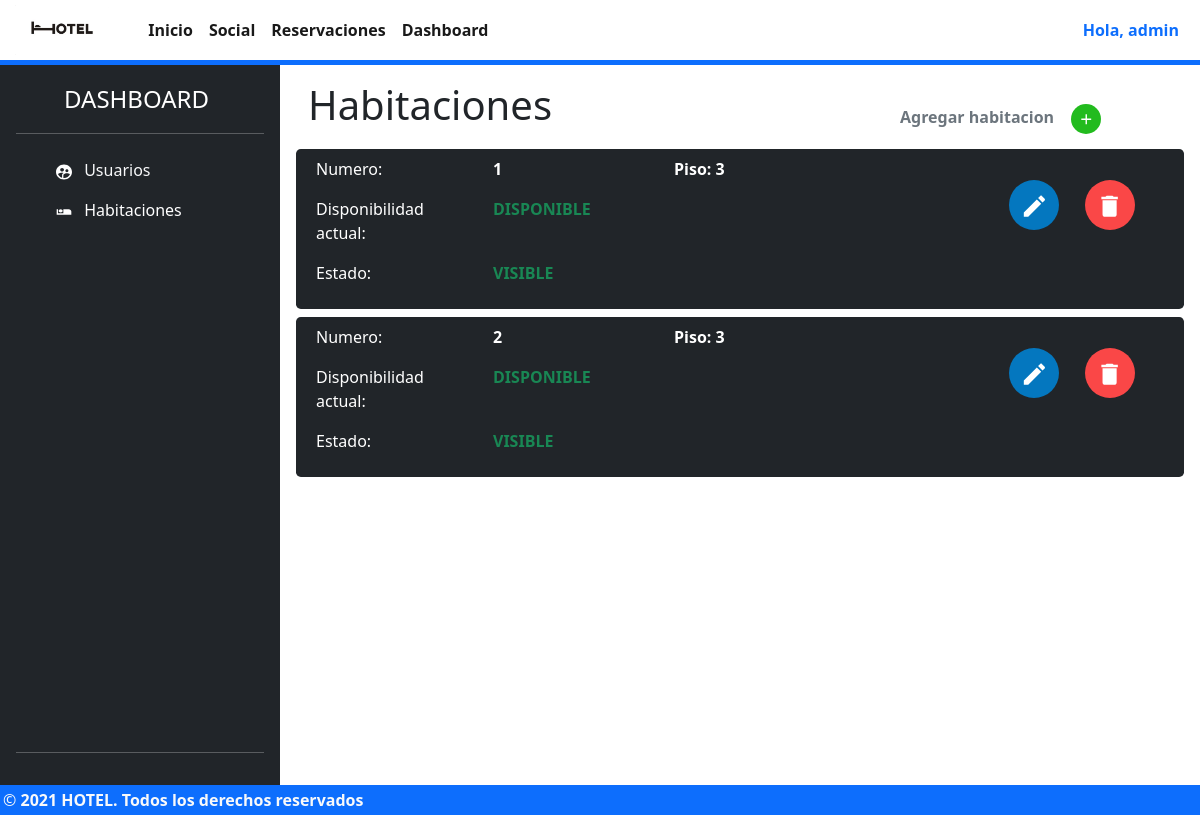
The app's page /dashboard/habitaciones (signed in), older data.
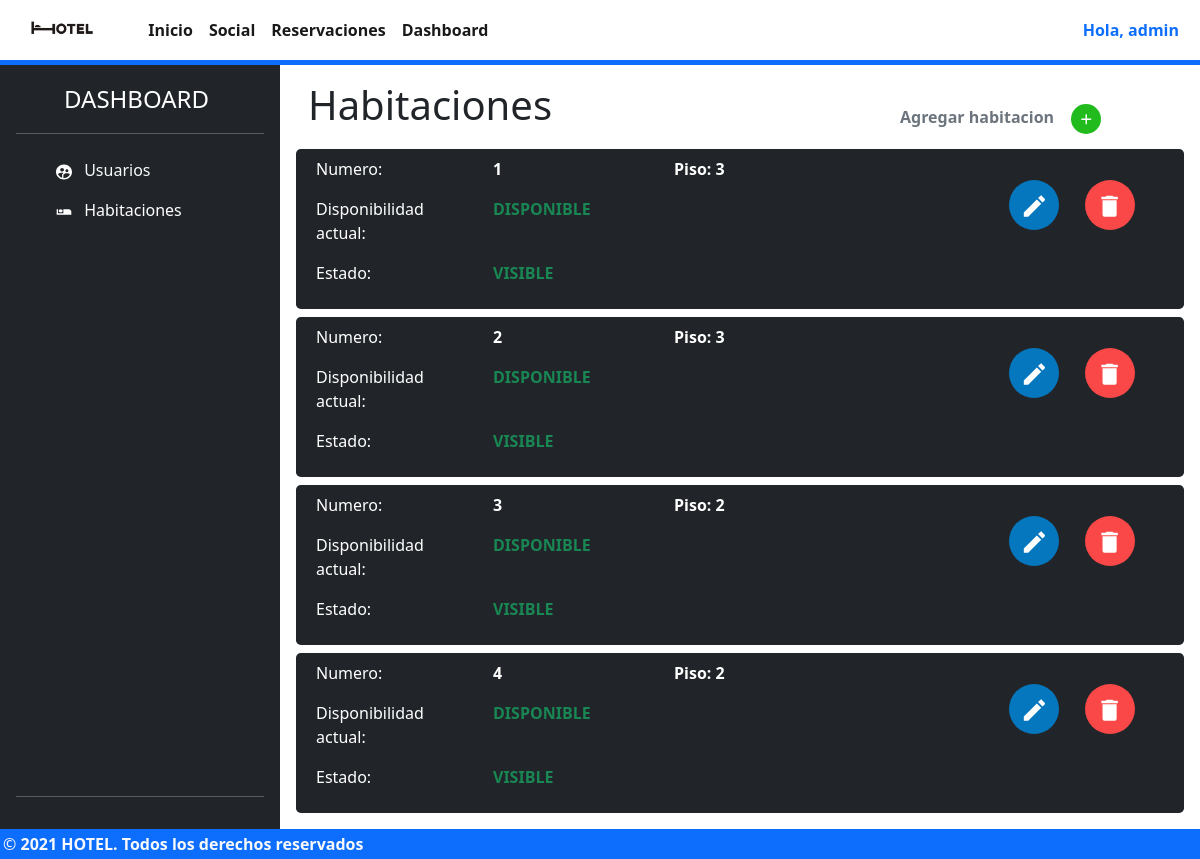
The same page, newer data.
### tables this page shows
CREATE TABLE "user" (
	"id_user"	INTEGER NOT NULL UNIQUE,
	"name"	TEXT NOT NULL,
	"role"	TEXT,
	"email"	TEXT NOT NULL UNIQUE,
	"password"	TEXT NOT NULL,
	PRIMARY KEY("id_user" AUTOINCREMENT)
);

CREATE TABLE "room" (
	"id_room"	INTEGER NOT NULL UNIQUE,
	"state"	BLOB NOT NULL,
	"visibility"	BLOB NOT NULL,
	"floor"	INTEGER,
	PRIMARY KEY("id_room" AUTOINCREMENT)
);

### app.py (the view)
@app.route("/dashboard/habitaciones", methods=["GET", "POST"])
def dashboard_habitacion_page():
    if request.method == "POST":
        state=request.form["state"]
        visibility=request.form["visibility"]
        floor=request.form["floor"]
        add_room(state, visibility, floor)
    rooms=get_room()
    tempSession = getCurrentUser()
    return render_template('habitacion.dashboard.html',rooms=rooms, session = {"login": tempSession["login"], "user": tempSession["user"]})

### app.py (called while the page is built)
def getCurrentUser():
    if 'email' in session:
        email = session['email']
        db = sqlite3.connect('hotel_db.db')
        sentencia = "SELECT * FROM user where email='"+email+"'"
        cursor = db.cursor()
        cursor.execute(sentencia)
        data = cursor.fetchall()
        db.close()
        if(len(data) > 0):
            user = {
            "id": data[0][0],
            "name": data[0][1],
            "role": data[0][2],
            "email": data[0][3]
            }
            return {
                "login": 1,
                "user": user
            }
        else:
            return {
                "login": 0,
                "user": ""
            }
    else:
        return {
            "login": 0,
            "user": ""
        }

def get_room():
    conn=sqlite3.connect("hotel_db.db")
    cur = conn.cursor()
    cur.execute("SELECT * FROM room")
    rows = cur.fetchall()
    print("rows:",rows)
    for res in rows:
      print(res)
    conn.close()
    return rows

@app.before_request
def cargarSelect():
    tempSession = getCurrentUser()
    logged = tempSession["login"]
    user = tempSession["user"]
    if logged==0 and request.endpoint in ["feed_page", "dashboard_page", "dashboard_habitacion_page"]:
        return redirect(url_for("index"))
    if logged==1:
        if user["role"]!="admin" and request.endpoint in ["dashboard_page", "dashboard_habitacion_page"]:
            return redirect(url_for("index"))

### templates/habitacion.dashboard.html (shortened to what this page needs)
  {% macro cardSales(id=0, state=false,visibility=false, floor=1 ) -%}
  <div class="row bg-dark text-white mt-2 rounded-3">
    <div class="col-5 p-2">
      <div class="row p-0 m-0">
        <div class="col">
          <p>Numero:</p>
        </div>
        <div class="col">
          <strong>{{id}}</strong>
        </div>
      </div>
      <div class="row p-0 m-0">
        <div class="col">
          <p>Disponibilidad actual:</p>
        </div>
        <div class="col">
          {% if state %}
          <strong class="text-success">DISPONIBLE</strong>
          {% else %}
          <strong class="text-danger">OCUPADA</strong>
          {% endif %}
        </div>
      </div>
      <div class="row p-0 m-0">
        <div class="col">
          <p>Estado:</p>
        </div>
        <div class="col">
          {% if visibility %}
          <strong class="text-success">VISIBLE</strong>
          {% else %}
          <strong class="text-danger">NO VISIBLE</strong>
          {% endif %}
        </div>
      </div>
    </div>
    <div class="col-4 p-2">
      <div>
        <strong>Piso: {{floor}}</strong>
      </div>
    </div>
    <div class="col-3 md-4">
      <div class="d-flex justify-content-end mt-4 me-4">
        <button class="btn" data-bs-toggle="modal" href="#editar" role="button">
        </button>
        <button class="btn" data-bs-toggle="modal" href="#delete" role="button">
        </button>
      </div>
    </div>
  </div>
  {%- endmacro %}
{% extends 'models/dashboard.html' %} {% block contentdash %}
<div class="row">
  <div class="display-6 col-8"><b>Habitaciones</b></div>
  <div class="text-muted col-4 pt-3">
    <strong>Agregar habitacion</strong>
    <button
      class="btn"
      data-bs-toggle="modal"
      href="#agregarHabitacion"
      role="button"
    >
      <svg
        width="30"
        height="30"
        viewBox="0 0 62 62"
        fill="none"
        xmlns="http://www.w3.org/2000/svg"
      >
        <circle cx="31" cy="31" r="31" fill="#22BB1E" />
        <path
          d="M41.7084 32.9584H32.9584V41.7084H30.0417V32.9584H21.2917V30.0417H30.0417V21.2917H32.9584V30.0417H41.7084V32.9584Z"
          fill="white"
        />
      </svg>
    </button>
  </div>
</div>
{% for room in rooms %}
    {{cardSales(room[0],room[1],room[2],room[3])}}
{% endfor %}
{% endblock contentdash %}

### templates/models/dashboard.html (shortened to what this page needs)
{% extends 'models/loggedIn.model.html' %}  {% block stylecdn %} <link rel="stylesheet" href="../../static/css/dashboard.css">{% endblock stylecdn %}
{% block content %}
<div class="container-fluid dashboardDiv">
  <div class="row">
    <div
      class="d-flex flex-column flex-shrink-0 p-3 text-white bg-dark col-2"
      style="width: 280px"
    >
      <a
        href="/dashboard"
        class="
          d-flex
          align-items-center
          mb-3 mb-md-0
          me-md-auto
          text-white text-decoration-none
        "
      >
        <svg class="bi me-2" width="40" height="32">
          <use xlink:href="#bootstrap"></use>
        </svg>
        <span class="fs-4">DASHBOARD</span>
      </a>
      <hr />
      <ul class="nav nav-pills flex-column mb-auto ms-4">
        <li class="nav-item">
          <div class="d-flex">
            <a href="/dashboard/usuario" class="nav-link text-light" aria-current="page">
              Usuarios
            </a>
          </div>
        </li>
        <li>
          <div class="d-flex flex-row">
            <a href="/dashboard/habitaciones" class="nav-link text-white">
              Habitaciones
            </a>
          </div>
        </li>
      </ul>
      <hr />
    </div>
    <div class="container col m-3">
      {% block contentdash %}
      {% endblock contentdash %}
    </div>
  </div>
</div>
{% endblock content %}

### templates/models/loggedIn.model.html (shortened to what this page needs)
<!DOCTYPE html>
<html lang="en">
  <head>
    <link rel="stylesheet" href="../../static/css/main.model.css" />
    <link
      href="https://cdn.jsdelivr.net/npm/bootstrap@5.1.3/dist/css/bootstrap.min.css"
      rel="stylesheet"
    />
    {% block stylecdn %} {% endblock stylecdn %}
  </head>
  <body>
    <main class="contentMain">
      <nav
        class="
          navbar navbar-expand-lg navbar-light
          m-0
          p-0
          border-bottom border-primary border-5
        "
      >
        <div class="container-fluid m-0 p-0">
          <a class="navbar-brand" href="#"
            ><img
              src="../../static/images/33318-3-hotel-hd-thumb.png"
              alt=""
              height="50px"
          /></a>
          <div
            class="collapse navbar-collapse d-flex justify-content-between"
            id="navbarNav"
          >
            <ul class="navbar-nav">
              <li class="nav-item">
                <a class="nav-link active"  href="/"
                  ><strong>Inicio</strong></a
                >
              </li>
              <li class="nav-item">
                <a class="nav-link active"  href="/feed"
                  ><strong>Social</strong></a
                >
              </li>
              <li class="nav-item">
                <a class="nav-link active"  href="/reservation"
                  ><strong>Reservaciones</strong></a
                >
              </li>
              {% if session.user.role =="admin" %}
              <li class="nav-item">
                <a class="nav-link active"  href="/dashboard/usuario"
                  ><strong>Dashboard</strong></a
                >
              </li>
              {% endif %}
            </ul>
            <div class="">
              <button
                class="btn text-primary me-2"
                type="button"
                data-bs-toggle="offcanvas"
                data-bs-target="#offcanvasRight"
                aria-controls="offcanvasRight"
              >
                <strong>Hola, {{session.user.name}}</strong>
              </button>
            </div>
          </div>
        </div>
      </nav>
      {% block content %} {% endblock content %}
    </main>
    <footer class="footerMain bg-primary">
      <div class="bg-primary text-light">
        <span
          >©<strong> 2021 HOTEL. Todos los derechos reservados</strong></span
        >
      </div>
    </footer>
  </body>
</html>

### static/css/main.model.css (style rules this page uses)
html,body { min-height: 100vh !important; }
main { min-height: 96vh; }
a:link, a:visited, a:active { text-decoration:none; }
.footerMain { min-height: 3vh; bottom: 0px; padding: 3px; }

### static/css/dashboard.css (style rules this page uses)
.dashboardDiv>.row { min-height: 90vh !important; }

Row changes from the older to the newer data that the page shows:
added room: id_room "3", floor "2"
added room: id_room "4", floor "2"
